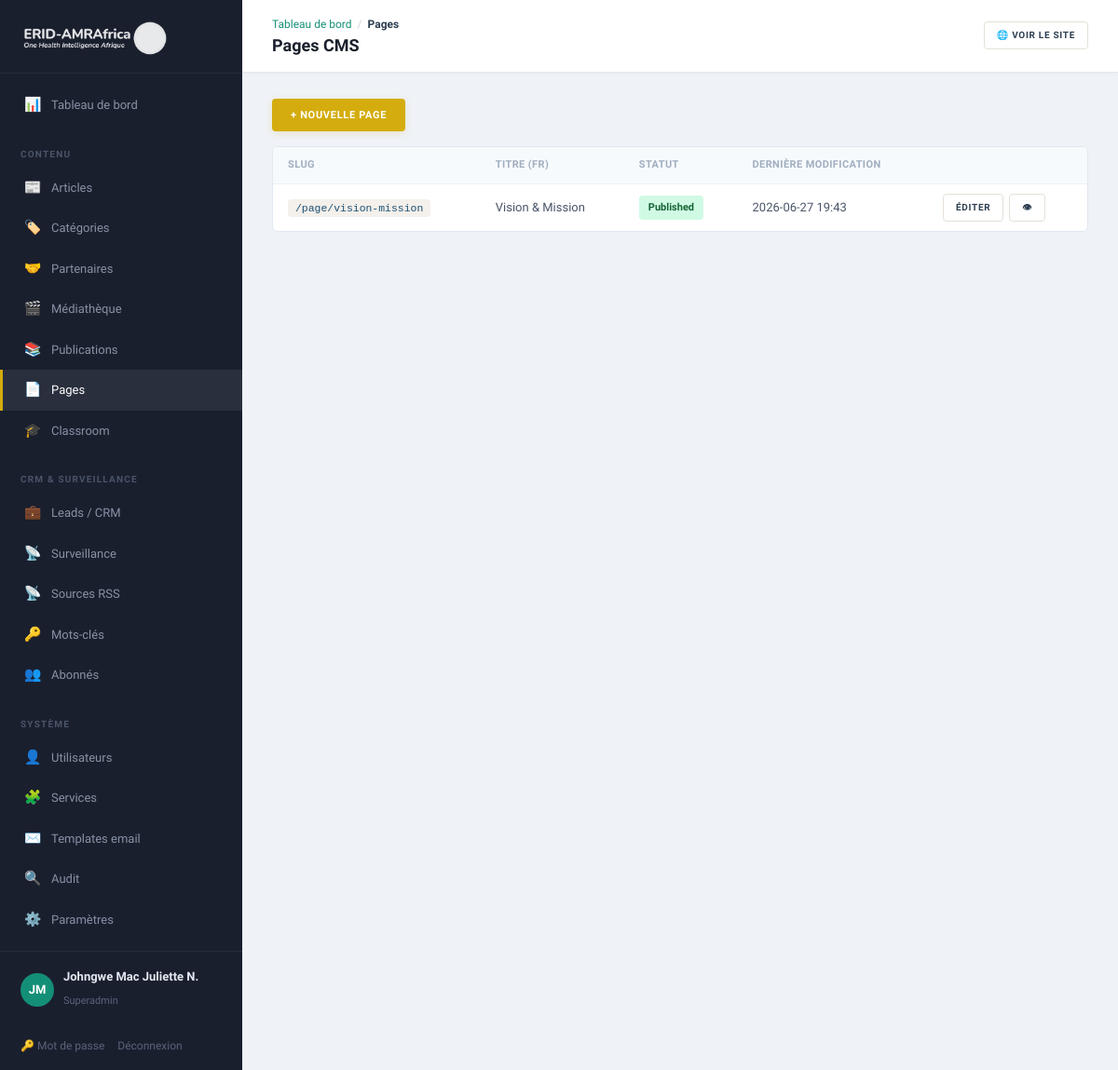
The app's page /admin/pages (signed in) with its own data.
### tables this page shows
CREATE TABLE pages (
    id              INT UNSIGNED AUTO_INCREMENT PRIMARY KEY,
    slug            VARCHAR(120)    NOT NULL UNIQUE,
    title_fr        VARCHAR(200)    NOT NULL,
    title_en        VARCHAR(200)    NOT NULL,
    body_fr         MEDIUMTEXT      NULL,
    body_en         MEDIUMTEXT      NULL,
    status          ENUM('draft','published') NOT NULL DEFAULT 'published',
    updated_at      DATETIME        NOT NULL DEFAULT CURRENT_TIMESTAMP ON UPDATE CURRENT_TIMESTAMP
);

### app/Core/View.php (called while the page is built, shortened)
<?php
final class View
{
    public static function render(string $template, array $data = [], string $layout = 'public'): void
    {
        $root = Config::get('root');
        extract($data, EXTR_SKIP);
        require $root . '/app/Views/' . $template . '.php';
    }
    public static function e(?string $s): string
    {
        return htmlspecialchars((string) $s, ENT_QUOTES, 'UTF-8');
    }
}

### app/Core/Controller.php (called while the page is built, shortened)
<?php
abstract class Controller
{
    protected function view(string $template, array $data = [], string $layout = 'public'): void
    {
        View::render($template, $data, $layout);
    }
    protected function input(string $key, ?string $default = null): ?string
    {
        $v = $_POST[$key] ?? $_GET[$key] ?? $default;
        return is_string($v) ? trim($v) : $default;
    }
}

### app/Controllers/Admin/PagesController.php (called while the page is built, shortened)
<?php
final class PagesController extends Controller
{
    public function index(): void
    {
        $page = max(1, (int) ($this->input('page') ?: 1));
        [$pages, $page, $totalPages] = Database::paginate(
            'SELECT * FROM pages ORDER BY slug', [], $page, 20
        );
        $this->view('admin/pages', [
            'title' => 'Pages CMS', 'pages' => $pages,
            'page' => $page, 'totalPages' => $totalPages,
        ], 'admin');
    }
}

### public/index.php (called while the page is built, shortened)
<?php
spl_autoload_register(function (string $class): void {
    $path = APP_ROOT . '/app/' . str_replace('\\', '/', substr($class, 4)) . '.php';
});
$router = new Router();
$router->dispatch($_SERVER['REQUEST_METHOD'], $_SERVER['REQUEST_URI']);

### app/Core/Database.php (called while the page is built, shortened)
<?php
final class Database
{
    private static ?PDO $pdo = null;
    public static function pdo(): PDO
    {
        if (self::$pdo === null) {
            $cfg = Config::get('db');
            $dsn = sprintf(
                'mysql:host=%s;port=%s;dbname=%s;charset=utf8mb4',
                $cfg['host'], $cfg['port'], $cfg['name']
            );
            try {
                self::$pdo = new PDO($dsn, $cfg['user'], $cfg['pass'], [
                    PDO::ATTR_ERRMODE            => PDO::ERRMODE_EXCEPTION,
                    PDO::ATTR_DEFAULT_FETCH_MODE => PDO::FETCH_ASSOC,
                    PDO::ATTR_EMULATE_PREPARES   => false,
                    PDO::MYSQL_ATTR_INIT_COMMAND => "SET NAMES utf8mb4 COLLATE utf8mb4_unicode_ci",
                ]);
            } catch (PDOException $e) {
                http_response_code(500);
                exit('Database connection failed.');
            }
        }
        return self::$pdo;
    }
    public static function all(string $sql, array $params = []): array
    {
        $stmt = self::pdo()->prepare($sql);
        $stmt->execute($params);
        return $stmt->fetchAll();
    }
    public static function one(string $sql, array $params = []): ?array
    {
        $stmt = self::pdo()->prepare($sql);
        $stmt->execute($params);
        $row = $stmt->fetch();
        return $row ?: null;
    }
    public static function paginate(string $sql, array $params, int $page, int $perPage = 20): array
    {
        $countSql = preg_replace('/^SELECT .+? FROM/is', 'SELECT COUNT(*) AS c FROM', $sql);
        $countSql = preg_replace('/\s+ORDER BY .+$/i', '', $countSql);
        $total = (int) self::one($countSql, $params)['c'];
        $totalPages = max(1, (int) ceil($total / $perPage));
        $page = max(1, min($page, $totalPages));
        $offset = ($page - 1) * $perPage;
        $items = self::all($sql . " LIMIT {$perPage} OFFSET {$offset}", $params);
        return [$items, $page, $totalPages, $total];
    }
}

### app/Core/Config.php (called while the page is built, shortened)
<?php
final class Config
{
    private static array $data = [];
    public static function load(string $root): void
    {
        $env = [];
        self::$data = [
            'app' => [
                'name'   => $env['APP_NAME']   ?? 'ERID-AMRAfrica',
                'env'    => $env['APP_ENV']    ?? 'production',
                'url'    => $env['APP_URL']    ?? 'http://localhost:8080',
                'locale' => $env['APP_LOCALE'] ?? 'fr',
            ],
            'db' => [
                'host' => $env['DB_HOST'] ?? '127.0.0.1',
                'port' => $env['DB_PORT'] ?? '3306',
                'name' => $env['DB_NAME'] ?? 'erid_amrafrica',
                'user' => $env['DB_USER'] ?? 'root',
                'pass' => $env['DB_PASS'] ?? '',
            ],
            'mail' => [
                'from'      => $env['MAIL_FROM'] ?? 'consulting@erid-amrafrica.org',
                'from_name' => $env['MAIL_FROM_NAME'] ?? 'ERID-AMRAfrica',
            ],
            'root' => $root,
        ];
    }
    public static function get(string $key): mixed
    {
        return self::$data[$key] ?? null;
    }
}

### app/Views/admin/pages.php (the view, shortened to what this page needs)
<?php
use App\Core\View; $e = fn($s) => View::e($s);
?>
<div class="toolbar"><a class="btn btn-gold" href="/admin/pages/new">+ Nouvelle page</a></div>
<div class="panel">
  <table class="data-table">
    <thead><tr><th>Slug</th><th>Titre (FR)</th><th>Statut</th><th>Dernière modification</th><th></th></tr></thead>
    <tbody>
    <?php foreach ($pages as $p): ?>
      <tr>
        <td><code>/page/<?= $e($p['slug']) ?></code></td>
        <td><?= $e($p['title_fr']) ?></td>
        <td><span class="status status-<?= $e($p['status']) ?>"><?= $e($p['status']) ?></span></td>
        <td><?= $e(substr($p['updated_at'], 0, 16)) ?></td>
        <td style="display:flex;gap:6px">
          <a href="/admin/pages/<?= (int)$p['id'] ?>/edit" class="btn btn-ghost sm">Éditer</a>
          <a href="/page/<?= $e($p['slug']) ?>" target="_blank" class="btn btn-ghost sm">👁</a>
        </td>
      </tr>
    <?php endforeach; ?>
    </tbody>
  </table>
</div>

### app/Core/Router.php (shortened to what this page needs)
<?php
final class Router
{
    private array $routes = ['GET' => [], 'POST' => []];
    public function get(string $path, callable|array $handler): void
    {
        $this->routes['GET'][$this->normalize($path)] = $handler;
    }
    public function post(string $path, callable|array $handler): void
    {
        $this->routes['POST'][$this->normalize($path)] = $handler;
    }
    private function normalize(string $path): string
    {
        return '/' . trim($path, '/');
    }
    public function dispatch(string $method, string $uri): void
    {
        $path = $this->normalize(parse_url($uri, PHP_URL_PATH) ?: '/');
        foreach ($this->routes[$method] ?? [] as $route => $handler) {
            $pattern = '#^' . preg_replace('#\{[a-zA-Z_]+\}#', '([^/]+)', $route) . '$#';
            if (preg_match($pattern, $path, $m)) {
                array_shift($m);
                $this->invoke($handler, $m);
                return;
            }
        }
    }
    private function invoke(callable|array $handler, array $args): void
    {
        if (is_array($handler)) {
            [$class, $method] = $handler;
            (new $class())->{$method}(...$args);
            return;
        }
    }
}

### public/assets/css/app.css (style rules this page uses)
:root { --navy:#1B4F72;--navy-d:#154360;--navy-l:#2E86C1; --teal:#148F77;--teal-d:#0E6655;--teal-l:#1ABC9C; --gold:#D4AC0D;--gold-d:#B7950B;--gold-l:#F4D03F; --green:#27AE60;--green-d:#1E8449;--green-l:#58D68D; --burgundy:#78281F;--burgundy-d:#5B1F18; --red:#CB4335;--warm:#F8F4EF; --accent:#148F77; --c-spillover:#1B4F72;--c-amr:#148F77;--c-policy:#D4AC0D;--c-tech:#27AE60; --ink:#2C3E50;--muted:#717D8A;--light:#A6ACAF; --bg:#FCFAF7;--bg-alt:#F4F0EB;--card:#fff;--line:#E5E0D8; --font-d:'Merriweather',Georgia,serif; --font-b:'Source Sans 3','Source Sans Pro',system-ui,sans-serif; --w:1140px; --radius:10px;--radius-sm:6px;--radius-xs:4px; --shadow:0 2px 12px rgba(44,62,80,.05); --shadow-lg:0 8px 28px rgba(44,62,80,.08); --shadow-hover:0 6px 24px rgba(44,62,80,.1); }
*,*::before,*::after { box-sizing:border-box }
html { overflow-x:hidden }
body { margin:0;font-family:var(--font-b);color:var(--ink);background:var(--bg);line-height:1.7;font-size:15.5px;-webkit-font-smoothing:antialiased;overflow-x:hidden }
a { color:var(--ink);text-decoration:none;transition:color .25s }
code { background:var(--bg-alt);padding:3px 8px;font-size:.88em;border-radius:var(--radius-xs);color:var(--navy) }
.btn { display:inline-flex;align-items:center;justify-content:center;gap:6px;padding:10px 20px;font-weight:700;border:none;cursor:pointer;font-size:11px;font-family:var(--font-b);text-transform:uppercase;letter-spacing:.7px;transition:all .25s;line-height:1.4;border-radius:var(--radius-xs);position:relative }
.btn.sm { padding:7px 13px;font-size:10px }
.btn-gold { background:var(--gold);color:#fff;box-shadow:0 2px 8px rgba(212,172,13,.2) }
.btn-ghost { background:#fff;border:1px solid var(--line);color:var(--ink) }
body.admin { display:flex;background:#EFF2F7;font-family:var(--font-b);min-height:100vh }
.panel { background:#fff;border:1px solid #E2E8F0;padding:0;margin-bottom:18px;border-radius:var(--radius-sm);overflow:hidden }
.panel > table { margin:0 }
.panel > .data-table { margin:0 }
.data-table { width:100%;border-collapse:collapse }
.data-table th { text-align:left;padding:10px 16px;font-size:11px;text-transform:uppercase;color:#A0AEC0;border-bottom:1px solid #EDF2F7;letter-spacing:.4px;font-weight:600;background:#F7FAFC }
.data-table td { padding:10px 16px;border-bottom:1px solid #EDF2F7;vertical-align:middle;font-size:13px;color:#4A5568 }
.data-table tr:last-child td { border-bottom:none }
.status { padding:4px 10px;font-size:11px;font-weight:700;text-transform:capitalize;border-radius:4px;display:inline-block }
.status-published { background:#D1FAE5;color:#166534 }
.filters,.toolbar { margin-bottom:16px;display:flex;gap:6px;flex-wrap:wrap;align-items:center }
.toolbar { margin-bottom:16px }

### records on screen
pages: slug "vision-mission", title_fr "Vision & Mission", status "Published", updated_at "2026-06-27 19:43"

### other values on screen
$e($c[0]) "Tableau de bord"
$e($c[0]) "Pages"
